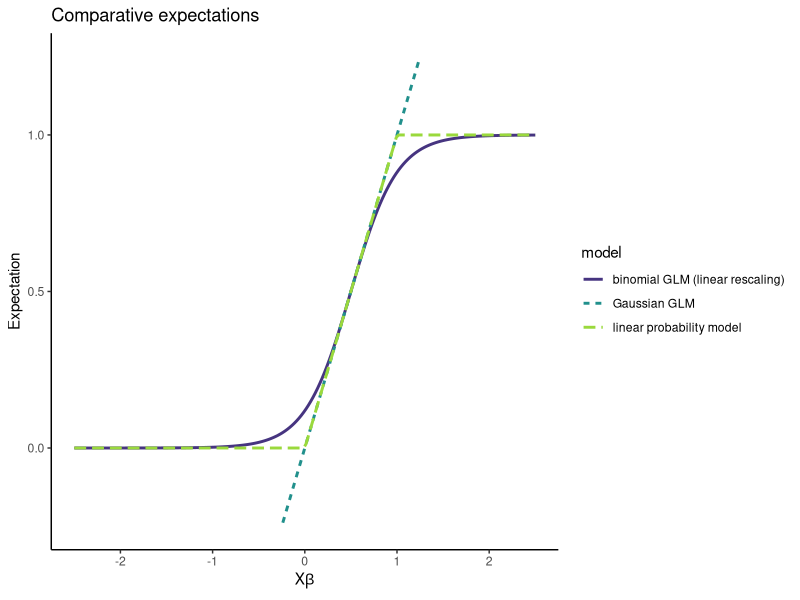

The R script that drew this image:
## ---- chunk 1
#| echo: false
#| message: false
#| warning: false
library(tidyverse)

labels <- c("binomial GLM (linear rescaling)", "Gaussian GLM", "linear probability model")

tibble(
  xb = seq(-2.5, 2.5, length.out = 200),
  linear = xb,
  lpm = pmin(pmax(0, xb), 1),
  bin = plogis(4 * xb - 2)
) %>% 
  gather(model, pdf, -xb) %>% 
  ggplot(aes(xb, pdf, color = model, linetype = model)) +
  geom_line(size = 1) +
  scale_color_viridis_d(begin = 0.15, end = 0.85, labels = labels) +
  scale_linetype_discrete(labels = labels) +
  theme_classic() +
  ylim(-0.25, 1.25) +
  labs(
    title = "Comparative expectations",
    x = expression(X * beta),
    y = "Expectation",
    parse = TRUE
  )
